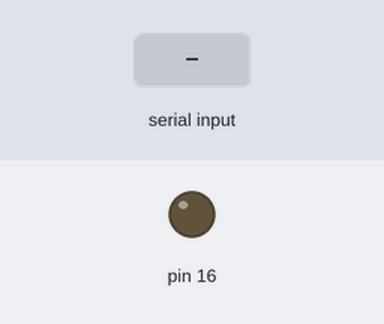
This sketch was run on a simulated Arduino Mega 2560, built with avr-gcc and run on an emulated ATmega2560. Shown: output pins drawn as LEDs (lit = HIGH). The test bench sets the inputs (shaded band). What the sketch prints to the serial monitor is not drawn.

Above: at 1.2 s.
1.3 s: "1" received over the second serial link
Timing chart, 0 to 4.3 s (numbered marks = the images above; inputs shaded):
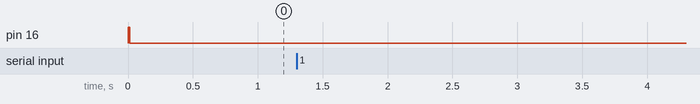

Measured:
- after the input at 1.3 s, every drawn part: stays the same

The sketch:

rs485_mdb_read_test2.ino
```cpp
//not working (polled reads)
//test reading buttons from scc_1080 displays
//It will be rolled into scc_1080 library when done
//right now it's in "instant output full duplex mode" and mdb mode
//when it's in this mode it just outputs
//the ascii characters for 0-9, carrige return(?) for enter
//and whatever you set in firmware for up and down (I used "U" and "D" and "u" and "d")
//this means we need a polling loop, I had polled at the beginning, and it worked...once a reboot...

#include <scc_1080.h>
int flip = 16;
SCC_1080 inside(1);
SCC_1080 outside(2);
SCC_1080 all(0);
void setup() {
  Serial.begin(9600);
  SCC_1080::rs485init(Serial3,9600,flip);
  SCC_1080::rs485tx(flip);
  all.vfdClear();
  all.kbEnable();
  SCC_1080::rs485tx(flip);
  inside.mdbStart();
  Serial3.write(0x1b);
  inside.mdbEnd();
  Serial3.flush();
  SCC_1080::rs485rx(flip);
}

void loop() {

  if(Serial3.available() > 0){
    Serial.print(Serial3.read(),HEX);
    Serial.println();
    //delay(1000);
  }
  //delay(200);
}
```
